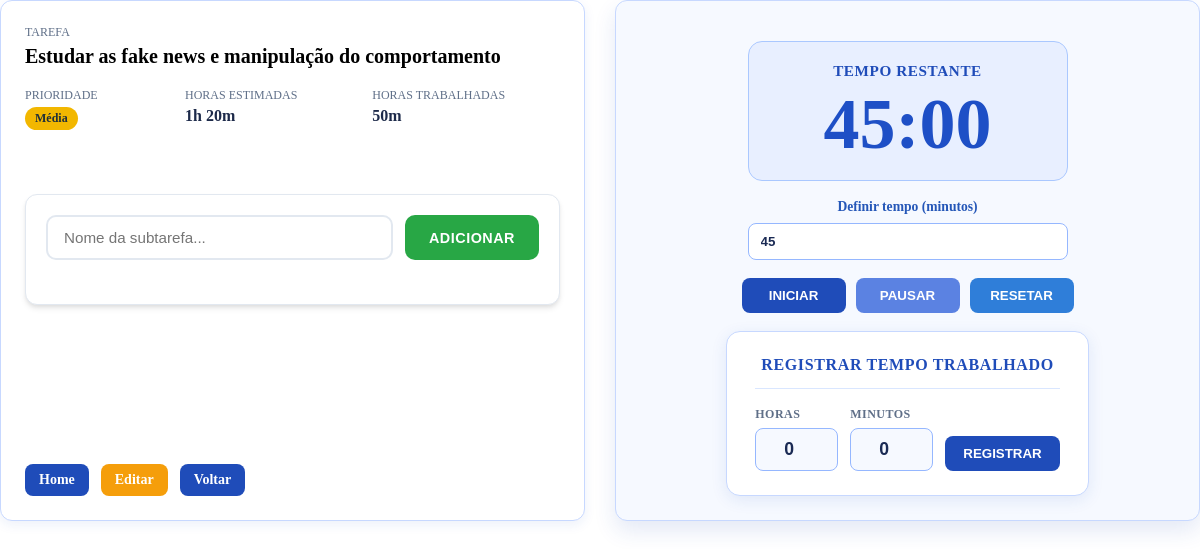
Screenshot of /horas/36/ with the database file from the repository.
### tarefas/models.py (models this page shows, shortened)
class Tarefa(models.Model):
    PRIORIDADE_CHOICES = [
        ('BA', 'Baixa'),
        ('ME', 'Média'),
        ('AL', 'Alta'),
    ]
    STATUS_CHOICES = [
        ('ES', 'Em espera'),
        ('AN', 'Em andamento'),
        ('CO', 'Concluída'),
    ]
    nome = models.CharField(max_length=255)
    descricao = models.TextField(blank=True)
    prioridade = models.CharField(
        max_length=2, choices=PRIORIDADE_CHOICES, default='ME')
    status = models.CharField(
        max_length=2, choices=STATUS_CHOICES, default='ES')
    horas_estimadas = models.PositiveIntegerField(
        default=0, help_text='Minutos estimados')
    horas_trabalhadas = models.PositiveIntegerField(
        default=0, help_text='Minutos trabalhados')
    data = models.DateField()
    categoria = models.ForeignKey(
        CategoriaTarefa, on_delete=models.SET_NULL, null=True, blank=True,
        related_name='tarefas')
    @property
    def horas_estimadas_formatadas(self):
        horas = self.horas_estimadas // 60
        minutos = self.horas_estimadas % 60
        if horas > 0 and minutos > 0:
            return f"{horas}h {minutos}m"
        if horas > 0:
            return f"{horas}h"
        return f"{minutos}m"
    @property
    def horas_trabalhadas_formatadas(self):
        horas = self.horas_trabalhadas // 60
        minutos = self.horas_trabalhadas % 60
        if horas > 0 and minutos > 0:
            return f"{horas}h {minutos}m"
        if horas > 0:
            return f"{horas}h"
        return f"{minutos}m"

### tarefas/views.py (the view)
# urls.py: path('horas/<int:tarefa_id>/', views.horas_tarefa, name='horas_tarefa'),
def horas_tarefa(request, tarefa_id):
    tarefa = get_object_or_404(Tarefa, id=tarefa_id)
    data_cronograma = request.GET.get('data', '') or str(tarefa.data)
    return render(request, 'horas_tarefa.html', {'tarefa': tarefa, 'data_cronograma': data_cronograma})

### templates/horas_tarefa.html (shortened to what this page needs)
{% extends 'index.html' %}
{% load static %}
{% block content %}
<div class="page-wrapper">
  <div class="detalhes-col">
    <header class='tarefa-detalhes'>
      <div class='detalhe-item'>
        <small class='item-label'>Tarefa</small>
        <h2>{{ tarefa.nome }}</h2>
      </div>
      <div class='detalhe-item'>
        <small class='item-label'>Prioridade</small>
        <span class='prioridade-badge {{ tarefa.prioridade|lower }}'>{{ tarefa.get_prioridade_display }}</span>
      </div>
      <div class='detalhe-item'>
        <small class='item-label'>Horas estimadas</small>
        <span>{{ tarefa.horas_estimadas_formatadas }}</span>
      </div>
      <div class='detalhe-item'>
        <small class='item-label'>Horas trabalhadas</small>
        <span id="horas-trabalhadas-display">{{ tarefa.horas_trabalhadas_formatadas }}</span>
      </div>
    </header>
    <article class="subtarefas-section">
      <div class="add-subtarefa-box">
        <input type="text" id="subtarefa-nome" placeholder="Nome da subtarefa...">
        <button type="button" onclick="addSubtarefa()" class="btn-sub-add">Adicionar</button>
      </div>
    </article>
    <div class='actions-row'>
      <a href="{% url 'tarefas' %}" class="btn-back">Home</a>
      <a href="{% url 'editar_tarefa' tarefa.id %}" class="btn-back" style="background-color: #f59e0b;">Editar</a>
      <a href="{% url 'tarefa_especifica' data_cronograma %}" class="btn-back">Voltar</a>
    </div>
  </div>
  <main class='marker_hours'>
    <section class='contador'>
      <div class="relogio">
        <h3>Tempo restante</h3>
        <h1 id="time"></h1>
      </div>
      <div class="escolher_tempo">
        <label for="tempo-minutos">Definir tempo (minutos)</label>
        <input type="number" id="tempo-minutos" min="1" max="999" value="45" />
      </div>
      <div class="painel">
        <button type="button" class="btn-cont btn-iniciar">Iniciar</button>
        <button type="button" class="btn-cont btn-pausar">Pausar</button>
        <button type="button" class="btn-cont btn-resetar">Resetar</button>
      </div>
      <form id="form-registrar-tempo" class="form-registrar-tempo">
        <h3>Registrar tempo trabalhado</h3>
        <div class="form-registrar-campos">
          <div class="form-campo">
            <label for="input-horas">Horas</label>
            <input type="number" id="input-horas" min="0" max="99" value="0" />
          </div>
          <div class="form-campo">
            <label for="input-minutos">Minutos</label>
            <input type="number" id="input-minutos" min="0" max="59" value="0" />
          </div>
          <button type="submit" class="btn-cont btn-registrar">Registrar</button>
        </div>
      </form>
    </section>
  </main>
</div>
{% endblock %}

### rows the page displays
Tarefa: nome "Estudar as fake news e manipulação do comportamento", prioridade "Média", horas_estimadas_formatadas "1h 20m", horas_trabalhadas_formatadas "50m"
